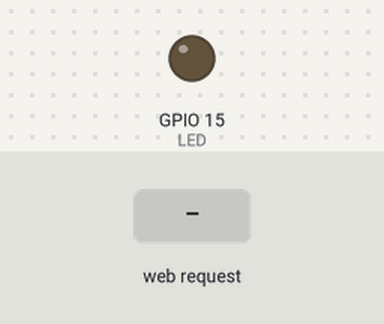
A sketch run on a simulated ESP8266 (NodeMCU). On the bench: output pins drawn as LEDs (lit = HIGH). Inputs (shaded band) come from the test bench. WiFi joins after 1.5 s; servers stay silent unless stated; what the sketch prints to the serial monitor is not drawn.

Above: at 3.9 s.
4.0 s: HTTP request GET / received
At 4.3 s:
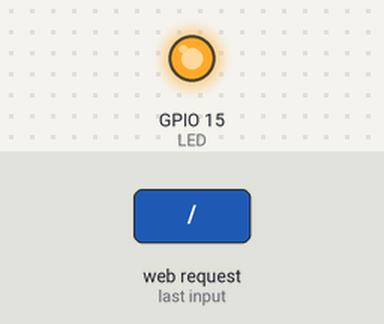
Timing chart, 0 to 7.0 s (numbered marks = the images above; inputs shaded):
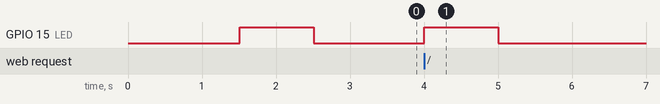

The sketch:

server.ino
```cpp
//#include <ESPmDNS.h>

#include <ESP8266WiFi.h>
#include <ESP8266WebServer.h>


#define SSID "Xperia XZ_9772"
#define PASSWORD "bdmbdmbdm"
#define WIFI_MAX_TRY 30

#define LED 15

//--- utility
#define Log(x) Serial.print(x);
#define Logln(x) Serial.println(x);

ESP8266WebServer server(80);

void setup() {
  pinMode(LED,OUTPUT);
  Serial.begin(115200);
  Serial.println("setup");
  if(WiFiSetup(SSID,PASSWORD) == false){
    Serial.println("owari");
  }
  Serial.println("wifi begin");
  delay(200);
  digitalWrite(LED,LOW);

  serverSetUp();
}

void loop() {
  server.handleClient();
}

boolean WiFiSetup(char* ssid,char* password){
  delay(10);
  Log("Connection to ");
  Logln(ssid);

  WiFi.mode(WIFI_STA);
  WiFi.begin(ssid,password);

  for(int i = 0;(WiFi.status() != WL_CONNECTED) && i < WIFI_MAX_TRY;i++){
    delay(500);
    Log(".");
  }
  if(WiFi.status() != WL_CONNECTED){
    light(500);
    delay(500);
    light(500);
    return false;
  }

  Logln("");
  Logln("WiFi connected");
  Log("IP address: ");
  Logln(WiFi.localIP());

  light(1000);

  return true;
}

void handleRoot() {
  server.send(200, "text/plain", "hello from esp8266!");
  Serial.println("received");
  light(1000);
}

void serverSetUp(){
  server.on("/", handleRoot);
  server.begin();
  Serial.println("Server Started");
}

void light(int time){
  digitalWrite(LED,HIGH);
  delay(time);
  digitalWrite(LED,LOW);
}
```

Measured:
- after the input at 4.0 s, GPIO 15 (LED): LOW → HIGH at once, → LOW 1.0 s later
